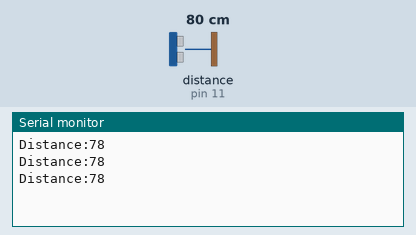
Recording of a sketch running on a simulated Arduino Uno, built with avr-gcc and run on an emulated ATmega328P. Parts: the last lines printed to the serial monitor. Wiring (inferred from the names in the program): ultrasonic range finder: trigger pin 12; echo pin 11. The inputs (shaded band) are chosen by the test bench; at power-on: distance to the obstacle (sensor on pin 11) 80 cm. The echo pulse lasts 58.3 µs per cm.

Above: at 1.2 s.
1.3 s: distance to the obstacle (sensor on pin 11) set to 2 cm
At 1.88 s:
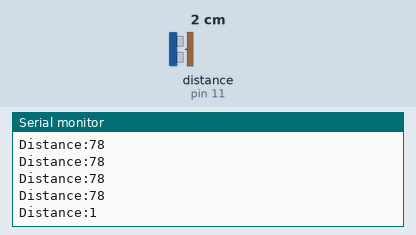
2.8 s: distance to the obstacle (sensor on pin 11) set to 4 cm
At 3.08 s:
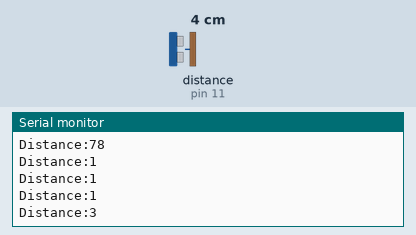
Timing chart, 0 to 5.8 s (numbered marks = the images above; inputs shaded):
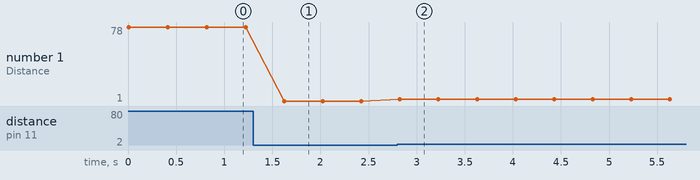

Measured:
- after the input at 1.3 s, the serial monitor: prints a new line after 0.32 s (image 1)
- after the input at 2.8 s, the serial monitor: prints a new line at once (image 2)
- plotted number 1: 78 → 1 after the input at 1.3 s, 1 → 3 after the input at 2.8 s

The sketch:

exe13.ino
```cpp
#define trigPin 12
#define echoPin 11
#define led1 6
#define led2 7
long duration;
int distance;
void setup()
{
 pinMode(12, OUTPUT); // write trigPin instead of 12(pin)
 pinMode(11, INPUT); // write echoPin instead of 11(pin)
 Serial.begin(9600);
}

void loop()
{
    digitalWrite(trigPin, LOW);
    delayMicroseconds(2);
    digitalWrite(trigPin, HIGH );
    delayMicroseconds(10);
    digitalWrite(trigPin, LOW);
    duration = pulseIn(echoPin, HIGH);
    distance = duration * 0.034 / 2;
    Serial.print("\nDistance:");
    Serial.print(distance);
    if(distance <= 20) {
        digitalWrite(led1, HIGH);
        delay(200); //missed
        digitalWrite(led2, LOW);
        delay(200);
    }else{
        digitalWrite(led2, HIGH);
        delay(200); //missed
        digitalWrite(led1, LOW);
        delay(200);
    }
}
```
